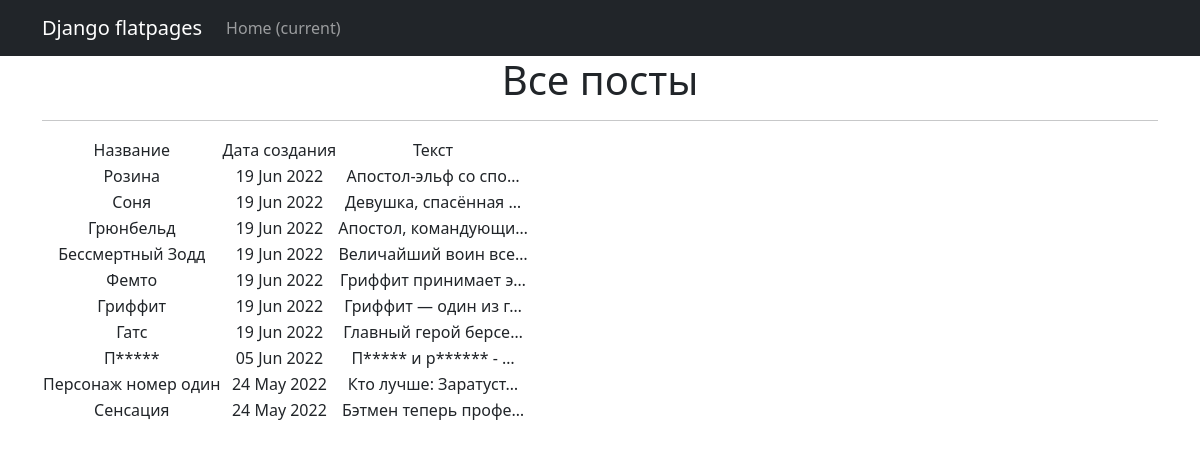
/posts/, run on the app's committed database.
### news/models.py (models this page shows, shortened)
class Post(models.Model):
    author = models.ForeignKey(Author, on_delete=models.CASCADE)
    ARTICLE = 'AR'
    NEWS = 'NW'
    CATEGORY_CHOISES = (
        (NEWS, 'Новость'),
        (ARTICLE, 'Статья'),
    )
    article_or_news = models.CharField(max_length=2, choices=CATEGORY_CHOISES, default=ARTICLE)
    time_in = models.DateTimeField(auto_now_add=True)
    post_category = models.ManyToManyField(Category, through='PostCategory')
    title = models.CharField(max_length=64)
    text = models.TextField()
    rating = models.IntegerField(default=0)

### news/views.py (the view)
# urls.py: path('', PostsList.as_view(), name='post_list'),
class PostsList(ListView):
    model = Post
    ordering = '-time_in'
    template_name = 'posts.html'
    context_object_name = 'posts'
    paginate_by = 10

### news/templatetags/custom_filters.py (called while the page is built)
@register.filter()
def censor(text):
   censored_words = ['редиска', 'плохиш']
   low = text.lower()
   for i in censored_words:
         if i.find(low):
            low = text.replace(i[1:], "*" * (len(i) - 1))
            text = low
   return f'{low}'

### templates/posts.html (shortened to what this page needs)
{% extends 'flatpages/default.html' %}
{% load custom_filters %}
{% block content %}
<h1>Все посты</h1>
<hr>
   {% if posts %}
       <table>
           <tr>
               <td>Название</td>
               <td>Дата создания</td>
               <td>Текст</td>
           </tr>
           {% for post in posts %}
           <tr>
               <td>{{ post.title|censor }}</td>
               <td>{{ post.time_in|date:'d M Y' }}</td>
               <td>{{ post.text|truncatechars:20|censor }}</td>
           </tr>
           {% endfor %}
       </table>
   {% else %}
       <h2>Постов нет!</h2>
   {% endif %}
{% endblock content %}

### data on the page
Post: title|censor "Розина", time_in "19 Jun 2022", text|censor "Апостол-эльф со спо…"
Post: title|censor "Соня", time_in "19 Jun 2022", text|censor "Девушка, спасённая …"
Post: title|censor "Грюнбельд", time_in "19 Jun 2022", text|censor "Апостол, командующи…"
Post: title|censor "Бессмертный Зодд", time_in "19 Jun 2022", text|censor "Величайший воин все…"
Post: title|censor "Фемто", time_in "19 Jun 2022", text|censor "Гриффит принимает э…"
Post: title|censor "Гриффит", time_in "19 Jun 2022", text|censor "Гриффит — один из г…"
Post: title|censor "Гатс", time_in "19 Jun 2022", text|censor "Главный герой берсе…"
Post: title|censor "П*****", time_in "05 Jun 2022", text|censor "П***** и р****** - …"
Post: title|censor "Персонаж номер один", time_in "24 May 2022", text|censor "Кто лучше: Заратуст…"
Post: title|censor "Сенсация", time_in "24 May 2022", text|censor "Бэтмен теперь профе…"
